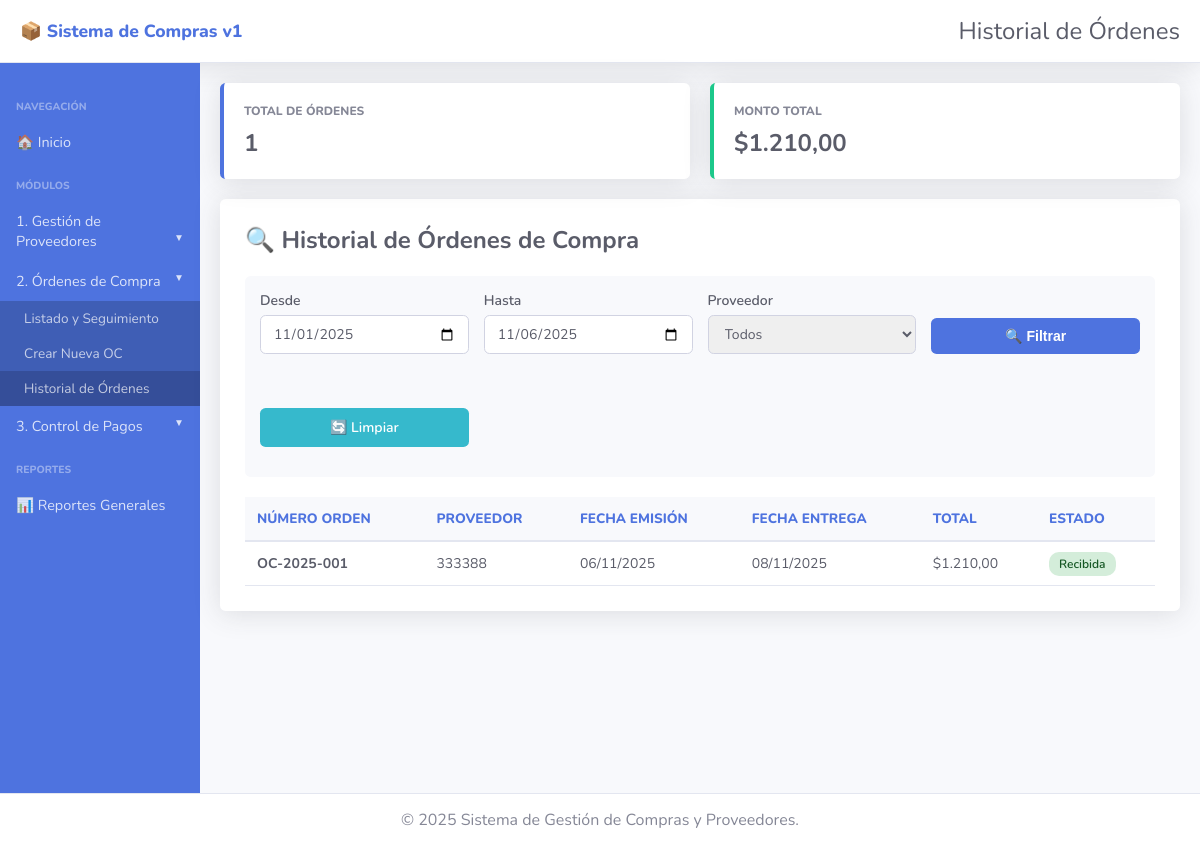
The page /ordenes/historial.php on the database its author committed.
### tables this page shows
CREATE TABLE `ordenes_compra` (
  `id` int(11) NOT NULL,
  `numero_orden` varchar(50) NOT NULL,
  `id_proveedor` int(11) NOT NULL,
  `fecha_emision` date NOT NULL,
  `fecha_entrega_estimada` date DEFAULT NULL,
  `fecha_recepcion` date DEFAULT NULL,
  `subtotal` decimal(10,2) NOT NULL DEFAULT 0.00,
  `impuestos` decimal(10,2) NOT NULL DEFAULT 0.00,
  `total` decimal(10,2) NOT NULL DEFAULT 0.00,
  `observaciones` text DEFAULT NULL,
  `estado` enum('Pendiente','Enviada','Recibida','Cancelada') DEFAULT 'Pendiente',
  `fecha_registro` timestamp NOT NULL DEFAULT current_timestamp(),
  `fecha_modificacion` timestamp NOT NULL DEFAULT current_timestamp() ON UPDATE current_timestamp()
);

CREATE TABLE `proveedores` (
  `id` int(11) NOT NULL,
  `nombre` varchar(200) NOT NULL,
  `razon_social` varchar(200) DEFAULT NULL,
  `cuit` varchar(13) DEFAULT NULL,
  `contacto` varchar(100) DEFAULT NULL,
  `email` varchar(100) DEFAULT NULL,
  `telefono` varchar(20) DEFAULT NULL,
  `direccion` text DEFAULT NULL,
  `condiciones_pago` varchar(50) DEFAULT '30 días',
  `estado` enum('Activo','Inactivo') DEFAULT 'Activo',
  `fecha_registro` timestamp NOT NULL DEFAULT current_timestamp(),
  `fecha_modificacion` timestamp NOT NULL DEFAULT current_timestamp() ON UPDATE current_timestamp()
);

### config.php (called while the page is built, shortened)
<?php
function formatearFecha($fecha) {
    $timestamp = strtotime($fecha);
    return date('d/m/Y', $timestamp);
}
function formatearMoneda($monto) {
    return '$' . number_format($monto, 2, ',', '.');
}

### ordenes/historial.php (the view, shortened to what this page needs)
<?php
require_once '../config.php';
$conexion = conectarDB();
$filtro_desde = isset($_GET['desde']) ? $_GET['desde'] : date('Y-m-01');
$filtro_hasta = isset($_GET['hasta']) ? $_GET['hasta'] : date('Y-m-d');
$sql = "SELECT o.*, p.nombre as nombre_proveedor
        FROM ordenes_compra o
        INNER JOIN proveedores p ON o.id_proveedor = p.id
        WHERE o.fecha_emision BETWEEN ? AND ?";
$params = [$filtro_desde, $filtro_hasta];
$types = "ss";
$sql .= " ORDER BY o.fecha_emision DESC";
$stmt = $conexion->prepare($sql);
$stmt->bind_param($types, ...$params);
$stmt->execute();
$resultado = $stmt->get_result();
$total_ordenes = 0;
$suma_total = 0;
if ($resultado->num_rows > 0) {
    $resultado->data_seek(0);
    while ($row = $resultado->fetch_assoc()) {
        $total_ordenes++;
        $suma_total += $row['total'];
    }
    $resultado->data_seek(0);
}
require_once __DIR__ . '/../includes/header.php';
?>
<div class="stat-grid" style="grid-template-columns: 1fr 1fr; margin-bottom: 20px;">
    <div class="stat-card primary">
        <p class="stat-label">Total de Órdenes</p>
        <p class="stat-value"><?php echo $total_ordenes; ?></p>
    </div>
    <div class="stat-card success">
        <p class="stat-label">Monto Total</p>
        <p class="stat-value"><?php echo formatearMoneda($suma_total); ?></p>
    </div>
</div>
<div class="table-container">
    <div class="table-header">
        <h2>🔍 Historial de Órdenes de Compra</h2>
    </div>
    <form method="GET" class="filters-box">
        <div class="filter-row">
            <div class="form-group">
                <label>Desde</label>
                <input type="date" name="desde" class="form-control" value="<?php echo $filtro_desde; ?>">
            </div>
            <div class="form-group">
                <label>Hasta</label>
                <input type="date" name="hasta" class="form-control" value="<?php echo $filtro_hasta; ?>">
            </div>
            <div class="form-group">
                <label>Proveedor</label>
                <select name="proveedor" class="form-control">
                    <option value="0">Todos</option>
                </select>
            </div>
            <div class="form-group">
                <label>&nbsp;</label>
                <button type="submit" class="btn-primary" style="display: block; width: 100%;">🔍 Filtrar</button>
            </div>
            <div class="form-group">
                <label>&nbsp;</label>
                <a href="historial.php" class="btn-info" style="display: block; text-align: center;">🔄 Limpiar</a>
            </div>
        </div>
    </form>
    <?php if ($resultado && $resultado->num_rows > 0): ?>
        <table>
            <thead>
                <tr>
                    <th>Número Orden</th>
                    <th>Proveedor</th>
                    <th>Fecha Emisión</th>
                    <th>Fecha Entrega</th>
                    <th>Total</th>
                    <th>Estado</th>
                </tr>
            </thead>
            <tbody>
                <?php while ($orden = $resultado->fetch_assoc()): ?>
                    <tr>
                        <td><strong><?php echo htmlspecialchars($orden['numero_orden']); ?></strong></td>
                        <td><?php echo htmlspecialchars($orden['nombre_proveedor']); ?></td>
                        <td><?php echo formatearFecha($orden['fecha_emision']); ?></td>
                        <td><?php echo formatearFecha($orden['fecha_entrega_estimada']); ?></td>
                        <td><?php echo formatearMoneda($orden['total']); ?></td>
                        <td>
                            <?php
                            $clase_badge = 'badge-' . strtolower($orden['estado']);
                            ?>
                            <span class="badge <?php echo $clase_badge; ?>"><?php echo $orden['estado']; ?></span>
                        </td>
                    </tr>
                <?php endwhile; ?>
            </tbody>
        </table>
    <?php else: ?>
        <div class="no-data">
            <p>No hay órdenes en el rango de fechas seleccionado.</p>
        </div>
    <?php endif; ?>
</div>
<?php require_once __DIR__ . '/../includes/footer.php'; ?>

### styles.css (style rules this page uses)
* { box-sizing: border-box; }
body { font-family: 'Nunito', sans-serif; margin: 0; padding: 0; background-color: #f8f9fc; color: #333; }
.stat-grid { display: grid; grid-template-columns: repeat(auto-fit, minmax(200px, 1fr)); gap: 20px; margin-bottom: 30px; }
.stat-card { background-color: white; border-radius: 0.35rem; padding: 20px; box-shadow: 0 0.15rem 1.75rem 0 rgba(58, 59, 69, 0.15); border-left: 0.25rem solid; }
.stat-title, .stat-label { font-size: 0.75rem; font-weight: 800; margin: 0 0 8px 0; text-transform: uppercase; color: #858796; }
.stat-value { font-size: 1.5rem; font-weight: 700; margin: 0; color: #5a5c69; }
.stat-card.primary { border-left-color: #4e73df; }
.stat-card.success { border-left-color: #1cc88a; }
.form-container, .table-container { background-color: white; padding: 25px; border-radius: 0.35rem; box-shadow: 0 0.15rem 1.75rem 0 rgba(58, 59, 69, 0.15); margin: 20px auto; width: 100%; max-width: 1051px; }
.form-group { margin-bottom: 15px; }
.form-group label { display: block; margin-bottom: 5px; color: #5a5c69; font-weight: 600; font-size: 0.875rem; }
.form-control { width: 100%; padding: 8px 12px; border: 1px solid #d1d3e2; border-radius: 0.35rem; font-size: 0.875rem; color: #5a5c69; font-family: 'Nunito', sans-serif; min-height: 38px; }
select.form-control { cursor: pointer; }
.table-header { display: flex; justify-content: space-between; align-items: center; margin-bottom: 20px; }
.table-header h2 { color: #5a5c69; font-size: 1.5rem; font-weight: 700; margin: 0; }
table { width: 100%; border-collapse: collapse; }
table thead { background-color: #f8f9fc; }
table th { padding: 12px; text-align: left; font-size: 0.85rem; font-weight: 800; text-transform: uppercase; color: #4e73df; border-bottom: 2px solid #e3e6f0; }
table td { padding: 12px; border-bottom: 1px solid #e3e6f0; color: #5a5c69; font-size: 0.875rem; }
.badge { padding: 4px 10px; border-radius: 10px; font-size: 0.75rem; font-weight: 600; }
.badge-success, .badge-activo, .badge-recibida, .badge-normal { background-color: #d4edda; color: #155724; }
.btn-primary, .btn-danger, .btn-success, .btn-info { padding: 10px 15px; border: none; border-radius: 0.35rem; color: white; cursor: pointer; font-weight: 600; font-size: 0.875rem; transition: all 0.15s; text-decoration: none; display: inline-block; }
.btn-primary { background-color: #4e73df; }
.btn-info { background-color: #36b9cc; }
.filters-box { background-color: #f8f9fc; padding: 15px; border-radius: 0.35rem; margin-bottom: 20px; }
.filter-row { display: grid; grid-template-columns: repeat(auto-fit, minmax(200px, 1fr)); gap: 15px; align-items: end; }

### rows shown on the page
ordenes_compra: numero_orden "OC-2025-001", id_proveedor.nombre "333388", fecha_emision "06/11/2025", fecha_entrega_estimada "08/11/2025", total "$1.210,00", estado "Recibida"

### other values the page prints
$page_heading "Historial de Órdenes"
$total_ordenes "1"
formatearMoneda($suma_total) "$1.210,00"
